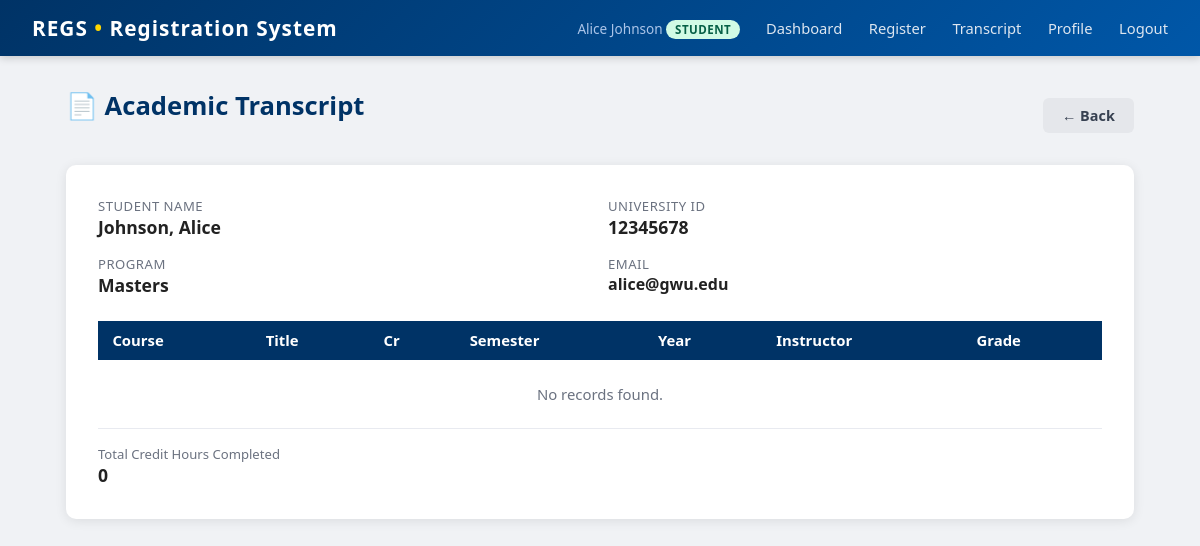
Page /student/transcript (signed in) on the committed database.
### tables this page shows
CREATE TABLE students (
    id         INTEGER PRIMARY KEY AUTOINCREMENT,
    user_id    INTEGER UNIQUE NOT NULL REFERENCES users(id),
    uid        TEXT UNIQUE NOT NULL,
    first_name TEXT NOT NULL,
    last_name  TEXT NOT NULL,
    program    TEXT NOT NULL CHECK(program IN ('Masters','PhD')),
    address    TEXT,
    email      TEXT,
    admit_year INTEGER DEFAULT 2024
);

### app.py (the view)
@app.route('/student/transcript')
def student_transcript():
    if session.get('role') != 'student':
        return redirect(url_for('login'))
    student = cur.execute('SELECT * FROM students WHERE user_id=?', (session['user_id'],)).fetchone()
    return _get_transcript(student['id'])

### templates/transcript.html (shortened to what this page needs)
{% extends "base.html" %}
{% block content %}
<div class="page-header">
  <h1>📄 Academic Transcript</h1>
  <a href="javascript:history.back()" class="btn btn-secondary">← Back</a>
</div>
<div class="card">
  <div class="transcript-meta">
    <div>
      <div class="meta-label">Student Name</div>
      <div class="meta-value">{{ student.last_name }}, {{ student.first_name }}</div>
    </div>
    <div>
      <div class="meta-label">University ID</div>
      <div class="meta-value">{{ student.uid }}</div>
    </div>
    <div>
      <div class="meta-label">Program</div>
      <div class="meta-value">{{ student.program }}</div>
    </div>
    <div>
      <div class="meta-label">Email</div>
      <div class="meta-value" style="font-size:1rem;">{{ student.email or '—' }}</div>
    </div>
  </div>
  <table>
    <thead>
      <tr>
        <th>Course</th><th>Title</th><th>Cr</th><th>Semester</th>
        <th>Year</th><th>Instructor</th><th>Grade</th>
      </tr>
    </thead>
    <tbody>
    {% if not enrollments %}
      <tr><td colspan="7" class="text-center text-muted" style="padding:1.5rem;">No records found.</td></tr>
    {% endif %}
    </tbody>
  </table>
  <div class="flex-gap mt-2">
    <div>
      <div class="text-small text-muted">Total Credit Hours Completed</div>
      <div style="font-size:1.1rem; font-weight:700;">{{ total_credits }}</div>
    </div>
  </div>
</div>
{% endblock %}

### static/css/main.css (style rules this page uses)
*, *::before, *::after { box-sizing: border-box; margin: 0; padding: 0; }
body { font-family: 'Segoe UI', Arial, sans-serif; background: #f0f2f5; color: #222; min-height: 100vh; }
.page-header { display: flex; justify-content: space-between; align-items: center; margin-bottom: 1.4rem; }
.card { background: #fff; border-radius: 10px; box-shadow: 0 2px 12px rgba(0, 0, 0, 0.09); padding: 2rem; margin-bottom: 1.5rem; }
h1 { font-size: 1.6rem; color: #003366; margin-bottom: 1.2rem; }
table { width: 100%; border-collapse: collapse; font-size: 0.93rem; }
th { background: #003366; color: #fff; padding: 0.6rem 0.9rem; text-align: left; }
td { padding: 0.55rem 0.9rem; border-bottom: 1px solid #e8eaf0; }
.btn { display: inline-block; padding: 0.5rem 1.2rem; border-radius: 6px; border: none; cursor: pointer; font-size: 0.9rem; font-weight: 600; text-decoration: none; transition: all 0.15s; }
.btn-secondary { background: #e5e7eb; color: #374151; }
.text-muted { color: #6b7280; }
.text-small { font-size: 0.82rem; }
.text-center { text-align: center; }
.mt-2 { margin-top: 1rem; }
.flex-gap { display: flex; gap: 0.5rem; align-items: center; }
.transcript-meta { display: grid; grid-template-columns: 1fr 1fr; gap: 1rem; margin-bottom: 1.5rem; }
.meta-label { font-size: 0.82rem; color: #6b7280; text-transform: uppercase; letter-spacing: .5px; }
.meta-value { font-size: 1.1rem; font-weight: 700; }

### rows in the picture
students: last_name "Johnson", first_name "Alice", uid "12345678", program "Masters", email "alice@gwu.edu"

### other values in the picture
{{ session.display_name }} "Alice Johnson"
{{ session.role }} "STUDENT"
{{ total_credits }} "0"
